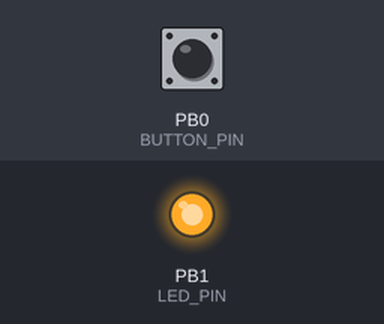
Bench run of a sketch on a simulated ATtiny85, built with avr-gcc and run on an emulated ATtiny85. Shown: output pins drawn as LEDs (lit = HIGH). The test bench sets the inputs (shaded band); at power-on: PB0 (BUTTON_PIN) HIGH.

Above: at 2.2 s.
2.3 s: PB0 (BUTTON_PIN) pulled LOW for 0.15 s
At 2.42 s:
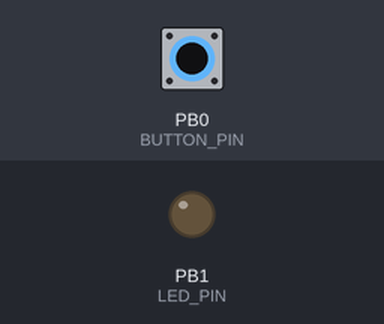
4.0 s: PB0 (BUTTON_PIN) pulled LOW for 3.2 s
At 7.6 s:
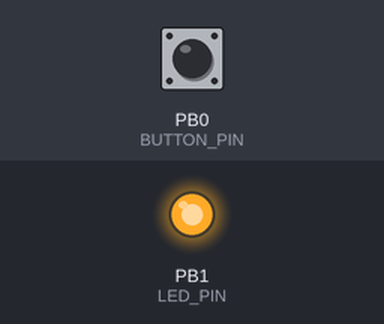
Timing chart, 0 to 9.1 s (numbered marks = the images above; inputs shaded):
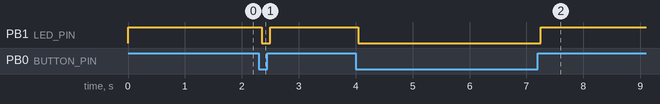

Measured:
- after the input at 2.3 s, PB1 (LED_PIN): HIGH → LOW after 0.05 s, → HIGH 0.15 s later
- after the input at 4.0 s, PB1 (LED_PIN): HIGH → LOW after 0.05 s, → HIGH 3.2 s later

The sketch:

attiny85-estop.ino
```cpp
// simple programmable mach3 cnc e-stop to USB (keyboard) adapter using a normally-closed emergency-stop red button and attiny with digispark usb bootloader.

#include "DigiKeyboard.h"

#define KEY_ESC 41

const uint8_t BUTTON_PIN = 0;  // P0 on silkscreen
const uint8_t LED_PIN = 1;     // P1 on silkscreen

const unsigned long DEBOUNCE_MS = 50;

int lastReading;
int stableState;
unsigned long lastChangeTime = 0;

void setup() {
  pinMode(BUTTON_PIN, INPUT_PULLUP);
  pinMode(LED_PIN, OUTPUT);

  lastReading = digitalRead(BUTTON_PIN);
  stableState = lastReading;

  // LED on when NC contact is open (estopped)
  digitalWrite(LED_PIN, stableState == HIGH ? HIGH : LOW);

  DigiKeyboard.sendKeyStroke(0);
  DigiKeyboard.delay(1000);  // startup wait
}

void loop() {
  int reading = digitalRead(BUTTON_PIN);

  if (reading != lastReading) {
    lastReading = reading;
    lastChangeTime = millis();
  }

  if (millis() - lastChangeTime >= DEBOUNCE_MS && reading != stableState) {

    stableState = reading;

    // Send key on both rising and falling edge
    DigiKeyboard.sendKeyStroke(KEY_ESC);

    // LED on while E-stop is depressed
    digitalWrite(LED_PIN, stableState == HIGH ? HIGH : LOW);
  }

  DigiKeyboard.update();
  //  delay(5);
}
```
